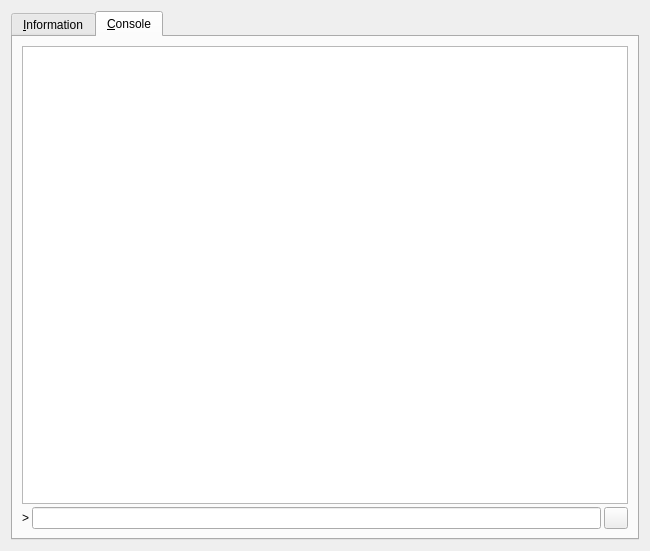
<?xml version="1.0" encoding="UTF-8"?>
<ui version="4.0">
 <class>RPCConsole</class>
 <widget class="QDialog" name="RPCConsole">
  <property name="geometry">
   <rect>
    <x>0</x>
    <y>0</y>
    <width>650</width>
    <height>551</height>
   </rect>
  </property>
  <property name="minimumSize">
   <size>
    <width>500</width>
    <height>300</height>
   </size>
  </property>
  <property name="windowTitle">
   <string>libra - Debug window</string>
  </property>
  <layout class="QVBoxLayout" name="verticalLayout_2">
   <item>
    <widget class="QTabWidget" name="tabWidget">
     <property name="currentIndex">
      <number>1</number>
     </property>
     <widget class="QWidget" name="tab_info">
      <attribute name="title">
       <string>&amp;Information</string>
      </attribute>
      <layout class="QGridLayout" name="gridLayout" columnstretch="0,1">
       <property name="horizontalSpacing">
        <number>12</number>
       </property>
       <item row="0" column="0">
        <widget class="QLabel" name="label_9">
         <property name="font">
          <font>
           <weight>75</weight>
           <bold>true</bold>
          </font>
         </property>
         <property name="text">
          <string>libra Core</string>
         </property>
        </widget>
       </item>
       <item row="1" column="0">
        <widget class="QLabel" name="label_5">
         <property name="text">
          <string>Client name</string>
         </property>
        </widget>
       </item>
       <item row="1" column="1">
        <widget class="QLabel" name="clientName">
         <property name="cursor">
          <cursorShape>IBeamCursor</cursorShape>
         </property>
         <property name="text">
          <string>N/A</string>
         </property>
         <property name="textFormat">
          <enum>Qt::PlainText</enum>
         </property>
         <property name="textInteractionFlags">
          <set>Qt::LinksAccessibleByMouse|Qt::TextSelectableByKeyboard|Qt::TextSelectableByMouse</set>
         </property>
        </widget>
       </item>
       <item row="2" column="0">
        <widget class="QLabel" name="label_6">
         <property name="text">
          <string>Client version</string>
         </property>
        </widget>
       </item>
       <item row="2" column="1">
        <widget class="QLabel" name="clientVersion">
         <property name="cursor">
          <cursorShape>IBeamCursor</cursorShape>
         </property>
         <property name="text">
          <string>N/A</string>
         </property>
         <property name="textFormat">
          <enum>Qt::PlainText</enum>
         </property>
         <property name="textInteractionFlags">
          <set>Qt::LinksAccessibleByMouse|Qt::TextSelectableByKeyboard|Qt::TextSelectableByMouse</set>
         </property>
        </widget>
       </item>
       <item row="3" column="0">
        <widget class="QLabel" name="label_14">
         <property name="text">
          <string>Using OpenSSL version</string>
         </property>
         <property name="indent">
          <number>10</number>
         </property>
        </widget>
       </item>
       <item row="3" column="1">
        <widget class="QLabel" name="openSSLVersion">
         <property name="cursor">
          <cursorShape>IBeamCursor</cursorShape>
         </property>
         <property name="text">
          <string>N/A</string>
         </property>
         <property name="textFormat">
          <enum>Qt::PlainText</enum>
         </property>
         <property name="textInteractionFlags">
          <set>Qt::LinksAccessibleByMouse|Qt::TextSelectableByKeyboard|Qt::TextSelectableByMouse</set>
         </property>
        </widget>
       </item>
       <item row="4" column="0">
        <widget class="QLabel" name="label_12">
         <property name="text">
          <string>Build date</string>
         </property>
        </widget>
       </item>
       <item row="4" column="1">
        <widget class="QLabel" name="buildDate">
         <property name="cursor">
          <cursorShape>IBeamCursor</cursorShape>
         </property>
         <property name="text">
          <string>N/A</string>
         </property>
         <property name="textFormat">
          <enum>Qt::PlainText</enum>
         </property>
         <property name="textInteractionFlags">
          <set>Qt::LinksAccessibleByMouse|Qt::TextSelectableByKeyboard|Qt::TextSelectableByMouse</set>
         </property>
        </widget>
       </item>
       <item row="5" column="0">
        <widget class="QLabel" name="label_13">
         <property name="text">
          <string>Startup time</string>
         </property>
        </widget>
       </item>
       <item row="5" column="1">
        <widget class="QLabel" name="startupTime">
         <property name="cursor">
          <cursorShape>IBeamCursor</cursorShape>
         </property>
         <property name="text">
          <string>N/A</string>
         </property>
         <property name="textFormat">
          <enum>Qt::PlainText</enum>
         </property>
         <property name="textInteractionFlags">
          <set>Qt::LinksAccessibleByMouse|Qt::TextSelectableByKeyboard|Qt::TextSelectableByMouse</set>
         </property>
        </widget>
       </item>
       <item row="6" column="0">
        <widget class="QLabel" name="label_11">
         <property name="font">
          <font>
           <weight>75</weight>
           <bold>true</bold>
          </font>
         </property>
         <property name="text">
          <string>Network</string>
         </property>
        </widget>
       </item>
       <item row="7" column="0">
        <widget class="QLabel" name="label_7">
         <property name="text">
          <string>Number of connections</string>
         </property>
        </widget>
       </item>
       <item row="7" column="1">
        <widget class="QLabel" name="numberOfConnections">
         <property name="cursor">
          <cursorShape>IBeamCursor</cursorShape>
         </property>
         <property name="text">
          <string>N/A</string>
         </property>
         <property name="textFormat">
          <enum>Qt::PlainText</enum>
         </property>
         <property name="textInteractionFlags">
          <set>Qt::LinksAccessibleByMouse|Qt::TextSelectableByKeyboard|Qt::TextSelectableByMouse</set>
         </property>
        </widget>
       </item>
       <item row="8" column="0">
        <widget class="QLabel" name="label_8">
         <property name="text">
          <string>On testnet</string>
         </property>
        </widget>
       </item>
       <item row="8" column="1">
        <widget class="QCheckBox" name="isTestNet">
         <property name="enabled">
          <bool>false</bool>
         </property>
         <property name="text">
          <string/>
         </property>
        </widget>
       </item>
       <item row="9" column="0">
        <widget class="QLabel" name="label_10">
         <property name="font">
          <font>
           <weight>75</weight>
           <bold>true</bold>
          </font>
         </property>
         <property name="text">
          <string>Block chain</string>
         </property>
        </widget>
       </item>
       <item row="10" column="0">
        <widget class="QLabel" name="label_3">
         <property name="text">
          <string>Current number of blocks</string>
         </property>
        </widget>
       </item>
       <item row="10" column="1">
        <widget class="QLabel" name="numberOfBlocks">
         <property name="cursor">
          <cursorShape>IBeamCursor</cursorShape>
         </property>
         <property name="text">
          <string>N/A</string>
         </property>
         <property name="textFormat">
          <enum>Qt::PlainText</enum>
         </property>
         <property name="textInteractionFlags">
          <set>Qt::LinksAccessibleByMouse|Qt::TextSelectableByKeyboard|Qt::TextSelectableByMouse</set>
         </property>
        </widget>
       </item>
       <item row="11" column="0">
        <widget class="QLabel" name="label_4">
         <property name="text">
          <string>Estimated total blocks</string>
         </property>
        </widget>
       </item>
       <item row="11" column="1">
        <widget class="QLabel" name="totalBlocks">
         <property name="cursor">
          <cursorShape>IBeamCursor</cursorShape>
         </property>
         <property name="text">
          <string>N/A</string>
         </property>
         <property name="textFormat">
          <enum>Qt::PlainText</enum>
         </property>
         <property name="textInteractionFlags">
          <set>Qt::LinksAccessibleByMouse|Qt::TextSelectableByKeyboard|Qt::TextSelectableByMouse</set>
         </property>
        </widget>
       </item>
       <item row="12" column="0">
        <widget class="QLabel" name="label_2">
         <property name="text">
          <string>Last block time</string>
         </property>
        </widget>
       </item>
       <item row="12" column="1">
        <widget class="QLabel" name="lastBlockTime">
         <property name="cursor">
          <cursorShape>IBeamCursor</cursorShape>
         </property>
         <property name="text">
          <string>N/A</string>
         </property>
         <property name="textFormat">
          <enum>Qt::PlainText</enum>
         </property>
         <property name="textInteractionFlags">
          <set>Qt::LinksAccessibleByMouse|Qt::TextSelectableByKeyboard|Qt::TextSelectableByMouse</set>
         </property>
        </widget>
       </item>
       <item row="13" column="0">
        <spacer name="verticalSpacer_2">
         <property name="orientation">
          <enum>Qt::Vertical</enum>
         </property>
         <property name="sizeHint" stdset="0">
          <size>
           <width>20</width>
           <height>20</height>
          </size>
         </property>
        </spacer>
       </item>
       <item row="14" column="0">
        <widget class="QLabel" name="labelDebugLogfile">
         <property name="font">
          <font>
           <weight>75</weight>
           <bold>true</bold>
          </font>
         </property>
         <property name="text">
          <string>Debug log file</string>
         </property>
        </widget>
       </item>
       <item row="15" column="0">
        <widget class="QPushButton" name="openDebugLogfileButton">
         <property name="toolTip">
          <string>Open the libra debug log file from the current data directory. This can take a few seconds for large log files.</string>
         </property>
         <property name="text">
          <string>&amp;Open</string>
         </property>
         <property name="autoDefault">
          <bool>false</bool>
         </property>
        </widget>
       </item>
       <item row="16" column="0">
        <widget class="QLabel" name="labelCLOptions">
         <property name="font">
          <font>
           <weight>75</weight>
           <bold>true</bold>
          </font>
         </property>
         <property name="text">
          <string>Command-line options</string>
         </property>
        </widget>
       </item>
       <item row="17" column="0">
        <widget class="QPushButton" name="showCLOptionsButton">
         <property name="toolTip">
          <string>Show the libra-Qt help message to get a list with possible libra command-line options.</string>
         </property>
         <property name="text">
          <string>&amp;Show</string>
         </property>
         <property name="autoDefault">
          <bool>false</bool>
         </property>
        </widget>
       </item>
       <item row="18" column="0">
        <spacer name="verticalSpacer">
         <property name="orientation">
          <enum>Qt::Vertical</enum>
         </property>
         <property name="sizeHint" stdset="0">
          <size>
           <width>20</width>
           <height>40</height>
          </size>
         </property>
        </spacer>
       </item>
      </layout>
     </widget>
     <widget class="QWidget" name="tab_console">
      <attribute name="title">
       <string>&amp;Console</string>
      </attribute>
      <layout class="QVBoxLayout" name="verticalLayout_3">
       <property name="spacing">
        <number>3</number>
       </property>
       <item>
        <widget class="QTextEdit" name="messagesWidget">
         <property name="minimumSize">
          <size>
           <width>0</width>
           <height>100</height>
          </size>
         </property>
         <property name="readOnly">
          <bool>true</bool>
         </property>
         <property name="tabKeyNavigation" stdset="0">
          <bool>false</bool>
         </property>
         <property name="columnCount" stdset="0">
          <number>2</number>
         </property>
        </widget>
       </item>
       <item>
        <layout class="QHBoxLayout" name="horizontalLayout">
         <property name="spacing">
          <number>3</number>
         </property>
         <item>
          <widget class="QLabel" name="label">
           <property name="text">
            <string notr="true">&gt;</string>
           </property>
          </widget>
         </item>
         <item>
          <widget class="QLineEdit" name="lineEdit"/>
         </item>
         <item>
          <widget class="QPushButton" name="clearButton">
           <property name="maximumSize">
            <size>
             <width>24</width>
             <height>24</height>
            </size>
           </property>
           <property name="toolTip">
            <string>Clear console</string>
           </property>
           <property name="text">
            <string/>
           </property>
           <property name="icon">
            <iconset resource="../bitcoin.qrc">
             <normaloff>:/icons/remove</normaloff>:/icons/remove</iconset>
           </property>
           <property name="shortcut">
            <string notr="true">Ctrl+L</string>
           </property>
           <property name="autoDefault">
            <bool>false</bool>
           </property>
          </widget>
         </item>
        </layout>
       </item>
      </layout>
     </widget>
    </widget>
   </item>
  </layout>
 </widget>
 <resources>
  <include location="../bitcoin.qrc"/>
 </resources>
 <connections/>
</ui>
